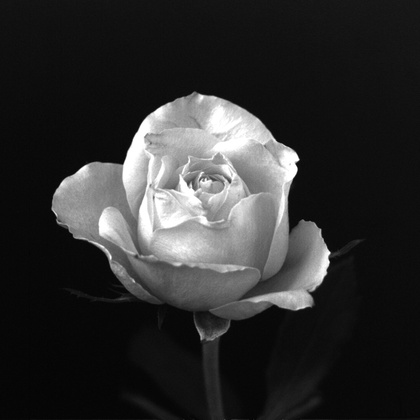
%> input picture hw3/Gonzalez_Rose.jpg, 420 x 420 px, shrunk from 1024 x 1024 before the run
$ octave q41.m   (GNU Octave 9; MATLAB toolbox functions it lacks are replaced by stand-ins)
%> lines starting %> are read from the running program, lines starting %| are printed output that depends on the picture
img = double(imread("Gonzalez_Rose.jpg"))/255;
%> img: size 420x420 double; min 0.00784, max 1, mean 0.183
NumberNoise = 10;
NumberFilter = 6;
ssimdata1 = zeros(NumberNoise,NumberFilter);
ssimdata2 = zeros(NumberNoise,1);


%%original vs filtered
for noiseValue=1:NumberNoise
    I = imnoise(img,'salt & pepper',0.03*noiseValue);
    ssimdata2(noiseValue,1) = ssim(I,img);
    for filterValue = 1:NumberFilter
        k = filterValue*2 + 1;
        J = medfilt2(I,[k k]);
        ssimdata1(noiseValue,filterValue) = ssim(J,img);
    end
end
%> this loop made 10 passes
%> pass 1, `I = imnoise(img,'salt & pepper',0.03*noiseValue);`:
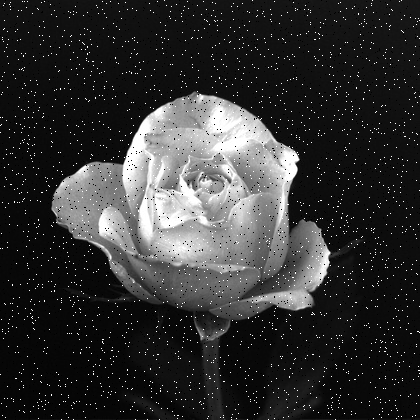
%> I: size 420x420 double; min 0, max 1, mean 0.193
%> pass 2, `I = imnoise(img,'salt & pepper',0.03*noiseValue);`:
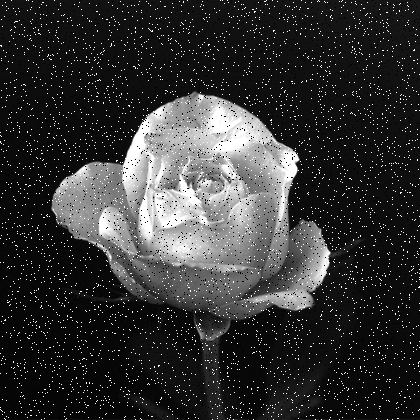
%> I: size 420x420 double; min 0, max 1, mean 0.202
%> pass 3, `I = imnoise(img,'salt & pepper',0.03*noiseValue);`:
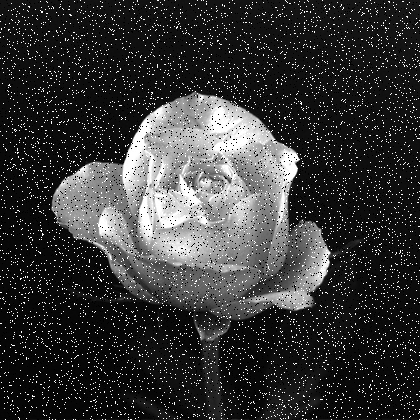
%> I: size 420x420 double; min 0, max 1, mean 0.212
%> after the loop, ssimdata1 = 10 rows, first 8: [0.977 0.957 0.943 0.931 0.92 0.911; 0.975 0.956 0.942 0.93 0.919 0.909; 0.973 0.955 0.941 0.929 0.918 0.908; 0.968 0.953 0.939 0.927 0.915 0.904; 0.96 0.951 0.937 0.924 0.912 0.901; 0.943 0.949 0.935 0.922 0.909 0.898; 0.92 0.947 0.933 0.92 0.907 0.896; 0.886 0.943 0.93 0.917 0.904 0.894]; ssimdata2 = [0.446; 0.242; 0.142; 0.0963; 0.0692; 0.0532; 0.0436; 0.0384; 0.0323; 0.0283]


colormap(flipud(jet));figure(1);x=0.03:0.03:0.30;y=3:2:13;imagesc(x,y,ssimdata1'),colorbar;xlabel('salt-pepper noise value: 3%-30%');ylabel('median filter value:  ');title('SSIM after filter ');

colormap(flipud(jet));figure(2); x=3:3:30;y=0;imagesc(x,y,ssimdata2'),colorbar;xlabel('salt-pepper noise value: 0.03%-0.30%');title('SSIM before filter ');
%> after `colormap(flipud(jet))`:
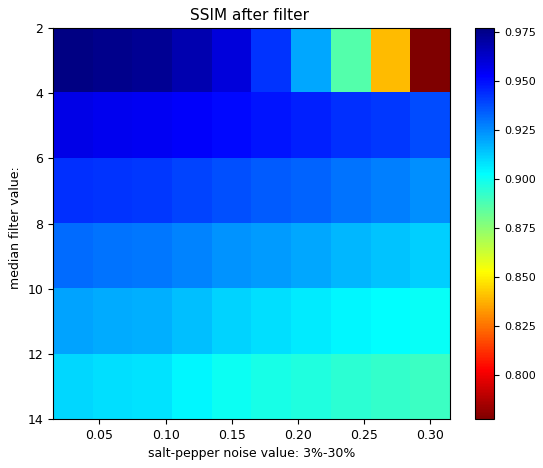
%> figure redrawn from the program's plot data
%> after `title('SSIM before filter ')`:
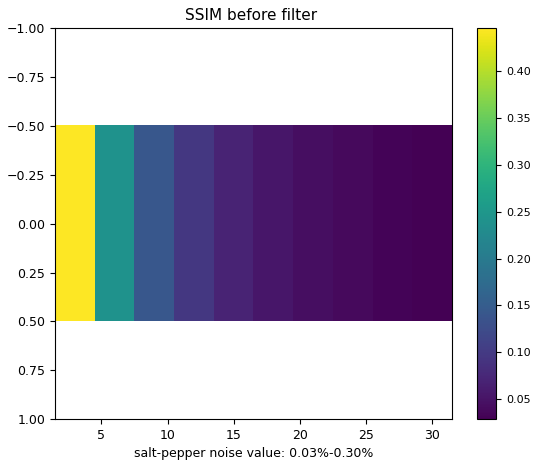
%> figure redrawn from the program's plot data
